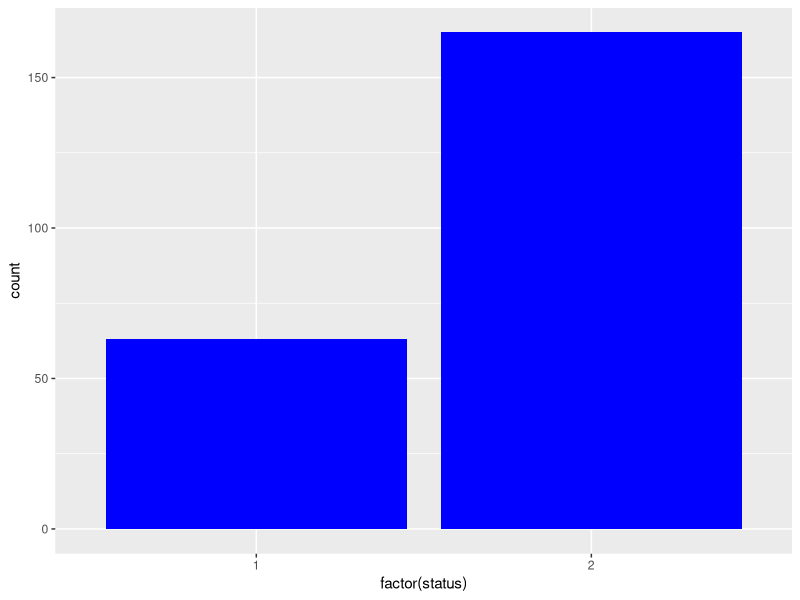
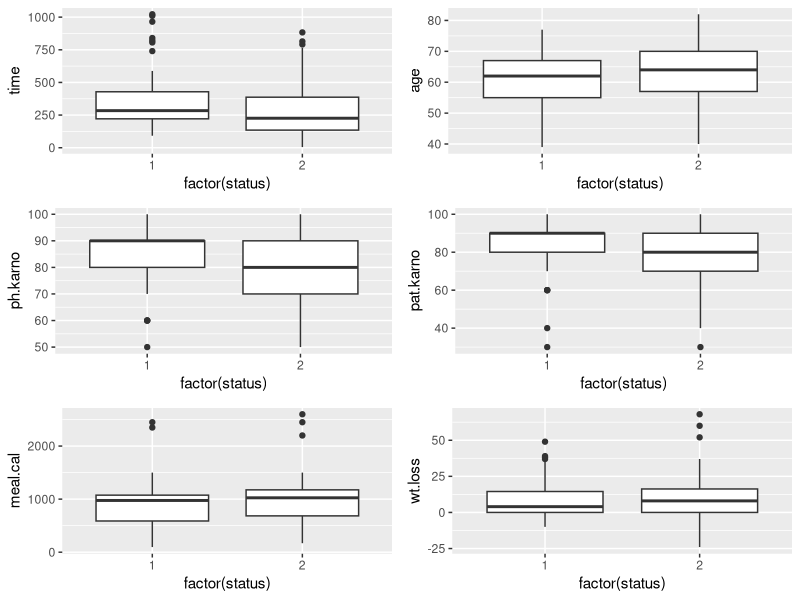
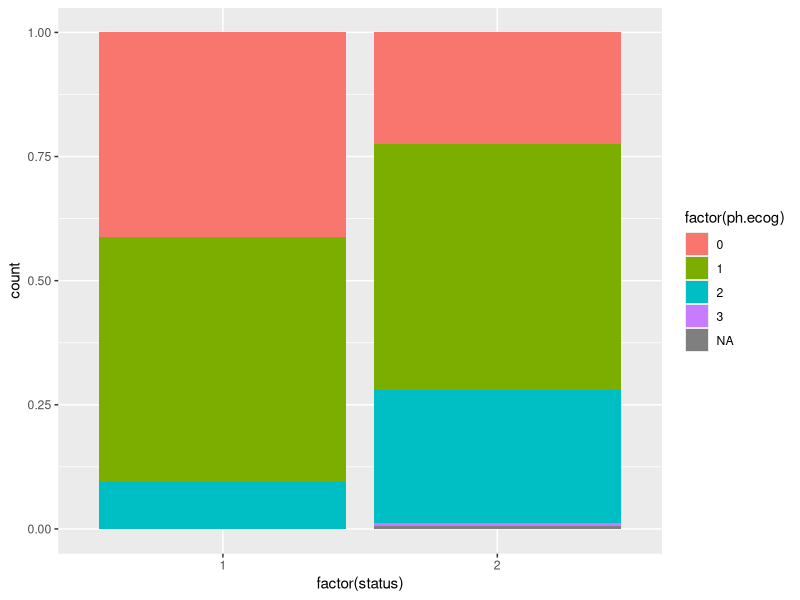

Here is the R script that generated these plots, in order:
## ---- chunk 1

library(survival)
library(ggplot2)
library(gridExtra)

## ---- chunk 2
summary(lung)

## ---- chunk 3

ggplot(lung,aes(x=factor(status)))+ geom_bar(stat="count", fill="blue")


## ---- chunk 4

p1<-ggplot(lung,aes(x=factor(status),y=time)) + geom_boxplot()
p2<-ggplot(lung, aes(x=factor(status),y=age)) + geom_boxplot()
p3<-ggplot(lung, aes(x=factor(status),y=ph.karno)) + geom_boxplot()
p4<-ggplot(lung, aes(x=factor(status),y=pat.karno)) + geom_boxplot()
p5<-ggplot(lung, aes(x=factor(status),y=meal.cal)) + geom_boxplot()
p6<-ggplot(lung, aes(x=factor(status),y=wt.loss)) + geom_boxplot()
grid.arrange(p1, p2, p3, p4, p5, p6, nrow = 3)

ggplot(lung, aes(x=factor(status),fill = factor(ph.ecog))) +
  geom_bar(position="fill")

